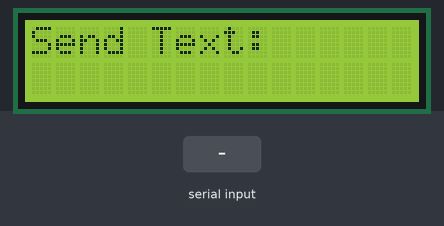
The sketch below on a simulated Arduino Uno, built with avr-gcc and run on an emulated ATmega328P. Shown: 16×2 character LCD. The test bench sets the inputs (shaded band).

Above: at 1.2 s.
1.3 s: "1\n" received over Serial
At 2.2 s:
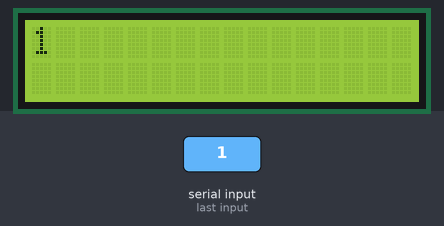
2.8 s: byte 10 ('\n') received over Serial
At 3.3 s:
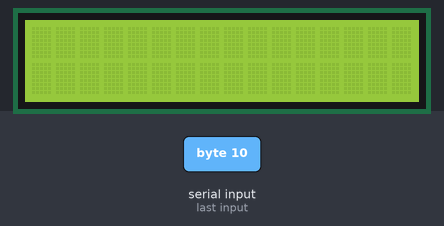
4.3 s: "0\n" received over Serial
At 5.7 s:
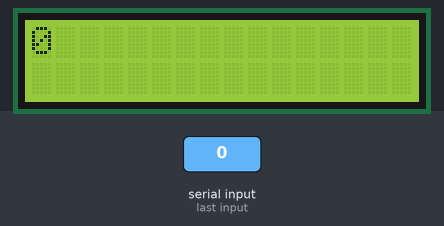
Timing chart, 0 to 7.3 s (numbered marks = the images above; inputs shaded):
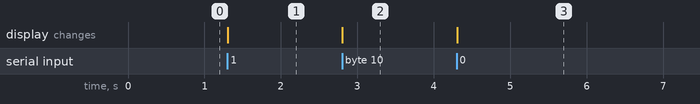

The sketch:

serial_to_lcd.ino
```cpp
#include <Wire.h>
#include <LiquidCrystal_I2C.h>

// Change address if needed (0x27 or 0x3F are common)
LiquidCrystal_I2C lcd(0x27, 16, 2);

String inputText = "";

void setup() {
  Serial.begin(9600);

  lcd.init();
  lcd.backlight();

  lcd.setCursor(0, 0);
  lcd.print("Send Text:");
}

void loop() {

  while (Serial.available()) {
    char c = Serial.read();

    if (c == '\n') {   // When Enter is pressed

      lcd.clear();
      lcd.setCursor(0, 0);

      // Print first 16 characters on line 1
      lcd.print(inputText.substring(0, 16));

      // If text >16 chars, print remaining on line 2
      if (inputText.length() > 16) {
        lcd.setCursor(0, 1);
        lcd.print(inputText.substring(16, 32));
      }

      inputText = "";  // Clear buffer
    }
    else {
      inputText += c;
    }
  }
}
```

Measured:
- after the input at 1.3 s, the display: changes at once (image 1)
- after the input at 2.8 s, the display: changes at once (image 2)
- after the input at 4.3 s, the display: changes at once (image 3)
